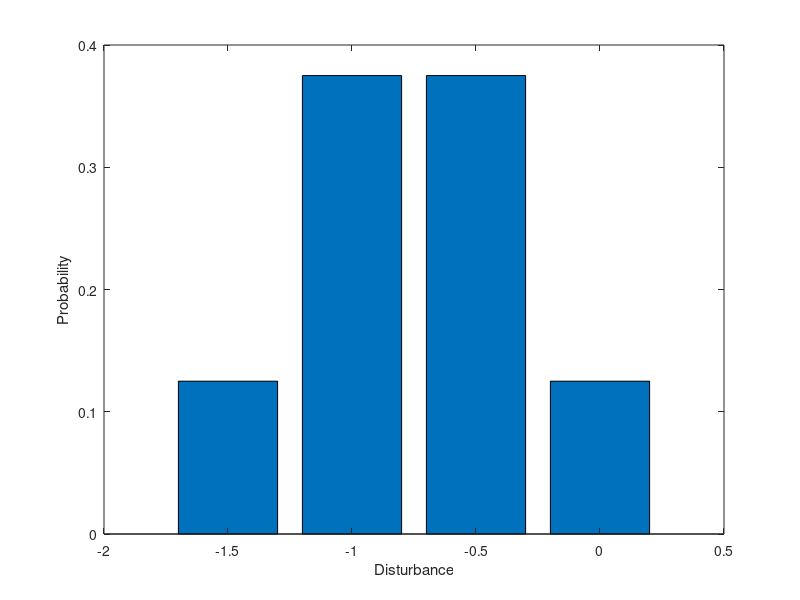

The MATLAB source for this figure: (Note: this script raises an error after producing the figure.)
clear; clc;

%% Inputs
b = 1; % dynamics: x_{k+1} = x_k + b*u_k - w_k
N = 20; % finite horizon length
N_sims = 100; % number of Monte Carlo sims
gamma = 1; % discount factor
dx = 0.5; % inventory level discretization
x_left = -2; x_right = 8; % inventory level limits
w_left = -1.5; w_right = 0; % disturbance limits
u_left = 0; u_right = x_right-x_left-w_left; % control limits
order_flag = 'affine'; % ordering cost flag: 'sector' or 'affine'
l = 1; h = 2; % ordering cost sector bounds
x_switch = 6; % x-value of switch between segments of piecewise linear ordering cost
K = 4; K_h = 4; % fixed ordering cost and upper bound
alpha = 0.2; beta = 10; % per-unit holding/backlog costs

% BE SURE TO ALSO SET ORDER/STATE COST AS DESIRED!

%% Problem Setup
B = b*eye(2);
x_vec = x_left:dx:x_right;
u_vec = u_left:dx:u_right;
w_vals = w_left:dx:w_right; % disturbance support discretization
% w_probs = 1/length(w_vals)*ones(size(w_vals)); % uniform
w_probs = binopdf(0:length(w_vals)-1,length(w_vals)-1,0.5); % binomial

figure
bar(w_vals,w_probs)
xlabel('Disturbance'); ylabel('Probability');

figure
plot(2*u_left:dx:2*u_right,order_cost(2*u_left:dx:2*u_right,l,h,K,K_h,x_switch,order_flag,'2D'),'LineWidth',1.5)
xlabel('Order Quantity'); ylabel('Cost');

figure
plot(x_vec,state_cost(x_vec,alpha,beta,'2D'),'LineWidth',1.5)
xlabel('Inventory Level'); ylabel('Cost');

[X1,X2] = meshgrid(x_vec,x_vec);
[U1,U2] = meshgrid(u_vec,u_vec);

%% Coupled DP
% Pre-computation:
%   > SASPM: state-action-state probability matrix
%   > SACM: state-action-cost matrix
[SASPM_coupled,SACM_coupled] = precompute_coupled(X1,X2,U1,U2,...
    B,w_vals,w_probs,alpha,beta,l,h,K,K_h,x_switch,order_flag);

% DP
dim_flag = '2D';
[J_coupled,U_coupled] = ...
    finite_horizon_dp(X1,X2,SASPM_coupled,SACM_coupled,N,gamma,alpha,beta,dim_flag);

%% Decoupled DP
% Pre-computation
%   > SASPM: state-action-state probability matrix
%   > SACM: state-action-cost matrix
[SASPM_decoupled,SACM_decoupled] = precompute_decoupled(x_vec,u_vec,b,...
    w_vals,w_probs,alpha,beta,l,h,K,K_h,x_switch,order_flag);

% DP
dim_flag = '1D';
[~,U_decoupled_1D] = ...
    finite_horizon_dp(x_vec,[],SASPM_decoupled,SACM_decoupled,N,gamma,alpha,beta,dim_flag);

% Map 1D policy to 2D
U_decoupled = zeros(size(U_coupled));
for k = 1:N-1
    for i = 1:length(x_vec)
        for j = 1:length(x_vec)
            state_idx = sub2ind(size(X1),i,j);
            ui = U_decoupled_1D(i,k);
            uj = U_decoupled_1D(j,k);
            action_idx = sub2ind(size(U1),ui,uj);
            U_decoupled(state_idx,k) = action_idx;
        end
    end
end

% policy evaluation
J_decoupled = decoupled_policy_evaluation(X1,X2,U_decoupled,...
    SASPM_coupled,SACM_coupled,N,gamma,alpha,beta);

%% Monte Carlo Policy Evaluation 
% [cost_coupled,cost_decoupled,cost_online] = monte_carlo_policy_evaluation(X1,X2,U1,U2,...
%     U_coupled,U_decoupled,N,B,N_sims,w_vals,w_probs,alpha,beta,l,h,K,K_h,x_switch,order_flag);
[cost_coupled,cost_decoupled,cost_online] = monte_carlo_policy_evaluation_v2(X1,X2,U1,U2,...
    U_coupled,U_decoupled,N,B,N_sims,w_vals,w_probs,alpha,beta,l,h,K,K_h,x_switch,order_flag);

%% Post-processing
% visualize(x_vec,U1,U2,U_coupled,U_decoupled,J_coupled,J_decoupled,...
%     cost_coupled,cost_decoupled,cost_online,order_flag)
visualize_v2(x_vec,U1,U2,U_coupled,U_decoupled,J_coupled,J_decoupled,...
    cost_coupled,cost_decoupled,cost_online,order_flag)
% save(['data_' order_flag '.mat'],'X1','X2','U1','U2','cost_coupled','cost_decoupled','cost_online',...
%   'U_coupled','U_decoupled','J_coupled','J_decoupled','N','B','w_vals',...
%   'w_probs','alpha','beta','l','h','K','K_h','order_flag');
